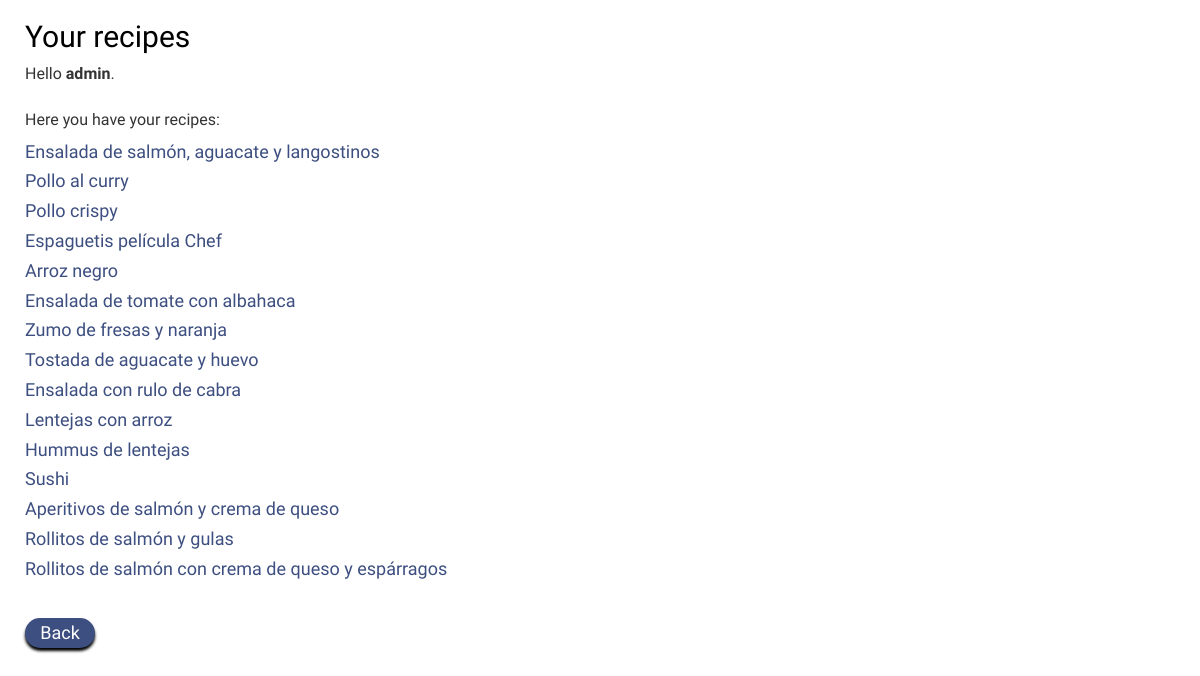
Page /myrecipes (signed in) on the committed database.
### RecipesAndFun/models.py (models this page shows, shortened)
class receta(models.Model):
    nombre_receta= models.CharField(max_length=100)
    ingredientes= models.TextField(help_text='Escribe los ingredientes')
    preparacion= models.TextField(help_text='Preparación y pasos a seguir')
    tiempo_preparacion= models.IntegerField(help_text='Minutos para realizar la receta',default=60)
    receta_privada = models.BooleanField(default=False)
    review= models.CharField(help_text='Espacio para comentarios', max_length=1000, null=True,blank=True)
    rating= models.IntegerField
    fecha_publicacion= models.DateTimeField(blank=True, null=True)
    autor= models.ForeignKey(User, on_delete=models.CASCADE)

### RecipesAndFun/views.py (the view)
# urls.py: path('myrecipes',views.myrecipes),
def myrecipes(request):
    ownrecipes=receta.objects.filter(autor=request.user.id)
    return render(request, 'myrecipes.html', {"ownrecipes":ownrecipes})

### templates/myrecipes.html (shortened to what this page needs)
{% load static %}
<head>
    <link rel="stylesheet" href="//maxcdn.bootstrapcdn.com/bootstrap/3.2.0/css/bootstrap.min.css">
    <link rel="stylesheet" href="//maxcdn.bootstrapcdn.com/bootstrap/3.2.0/css/bootstrap-theme.min.css">
    <link rel="stylesheet" href="{% static 'css/recipesandfun.css' %}">
    <h2>Your recipes </h2>
</head>
<body>
<p>
   Hello <b>{{request.user.username}}</b>.
<br><br>
     Here you have your recipes:
{%  for instance in ownrecipes %}
    <div>
        <h4><a href="{% url 'recipe_details' instance.id %}">
            {{ instance.nombre_receta }}</a></h4>
    </div>
{% endfor %}
<br>
    <h4><a href="/welcome" class="button">Back </a></h4>
</body>

### static/css/recipesandfun.css (style rules this page uses)
h1, h2 { color: #000000; font-family: 'Lobster'; }
h4,h5 { font-family: 'Abel', sans-serif; }
p { font-family: 'Abel', sans-serif; font-size: 16px; }
a { color: #3d4f80; }
.button { background: #3d4f80; display: inline-block; font-family: 'Abel', sans-serif; width: 70px; margin:0px; padding:5px 0px; text-align: center; color: #FFFFFF; box-shadow: 0px 3px 3px #000000; border-radius: 50px; }
body { padding-left: 25px; background: url("https://venngage-wordpress.s3.amazonaws.com/uploads/2018/11/15-Presentation-Background-Examples16.jpeg"); background-attachment: fixed; }

### rows in the picture
receta: nombre_receta "Ensalada de salmón, aguacate y langostinos"
receta: nombre_receta "Pollo al curry"
receta: nombre_receta "Pollo crispy"
receta: nombre_receta "Espaguetis película Chef"
receta: nombre_receta "Arroz negro"
receta: nombre_receta "Ensalada de tomate con albahaca"
receta: nombre_receta "Zumo de fresas y naranja"
receta: nombre_receta "Tostada de aguacate y huevo"
receta: nombre_receta "Ensalada con rulo de cabra"
receta: nombre_receta "Lentejas con arroz"
receta: nombre_receta "Hummus de lentejas"
receta: nombre_receta "Sushi"
receta: nombre_receta "Aperitivos de salmón y crema de queso"
receta: nombre_receta "Rollitos de salmón y gulas"
receta: nombre_receta "Rollitos de salmón con crema de queso y espárragos"

### other values in the picture
{{ request.user.username }} "admin"
